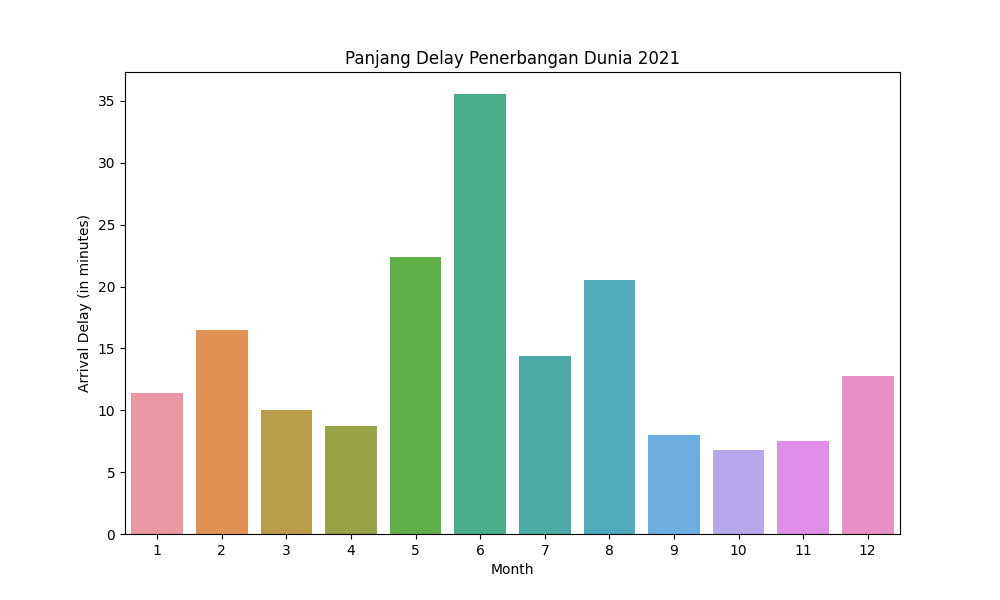

The Python source for this figure:
#set up notebook
import pandas as pd
import matplotlib.pyplot as plt
import seaborn as sns
#load data
data_file="Visualisasi_data/flight_delays.csv"
data=pd.read_csv(data_file,index_col='Month')
print(data)
#plot
plt.figure(figsize=(10,6))
v_barchart=sns.barplot(x=data.index,y=data['NK'])
plt.title("Panjang Delay Penerbangan Dunia 2021")
plt.ylabel("Arrival Delay (in minutes)")
plt.show()
